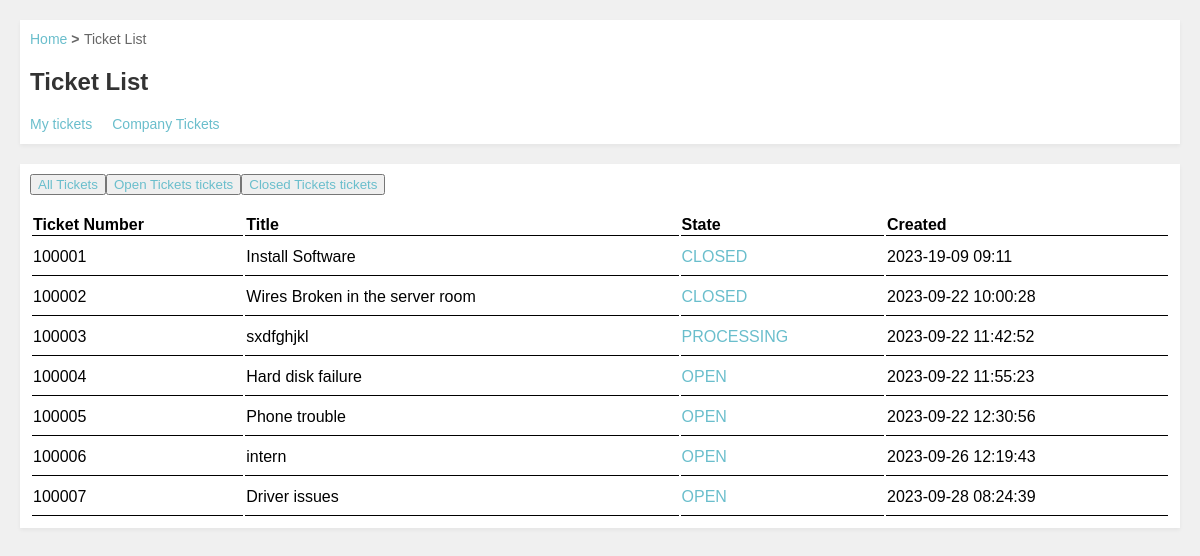
Page /CustomerInterface/ticketList.php (signed in) on the committed database.
### tables this page shows
CREATE TABLE `open_tickets` (
  `ticket_num` int(11) NOT NULL AUTO_INCREMENT,
  `customer_userID` int(11) DEFAULT NULL,
  `title` varchar(45) DEFAULT NULL,
  `message` varchar(45) DEFAULT NULL,
  `body` text,
  `attachment` varchar(2045) DEFAULT NULL,
  `create_time` varchar(45) DEFAULT NULL,
  `valid` int(11) DEFAULT NULL,
  PRIMARY KEY (`ticket_num`),
  KEY `FK_opentickets_user_idx` (`customer_userID`),
  CONSTRAINT `FK_opentickets_user` FOREIGN KEY (`customer_userID`) REFERENCES `customeruser` (`customer_userid`)
);

CREATE TABLE `tickets` (
  `id` int(11) NOT NULL AUTO_INCREMENT,
  `ticket_num` int(11) NOT NULL,
  `agentID` int(11) NOT NULL,
  `responsible` int(11) DEFAULT NULL,
  `owner` int(11) DEFAULT NULL,
  `queueID` int(11) NOT NULL,
  `serviceID` int(11) NOT NULL,
  `priority` enum('HIGH','MIDDLE','LOW') NOT NULL,
  `create_time` datetime NOT NULL,
  `state` enum('OPEN','PENDING','PROCESSING','CLOSED') NOT NULL,
  `valid` int(11) NOT NULL,
  PRIMARY KEY (`id`),
  KEY `fk_ticket_num_opentk_idx` (`ticket_num`),
  KEY `fk_queue_ticket_idx` (`queueID`),
  KEY `fk_sevice_tick_idx` (`serviceID`),
  KEY `FK_owner_ticket_idx` (`owner`),
  CONSTRAINT `FK_owner_ticket` FOREIGN KEY (`owner`) REFERENCES `agent` (`agentid`),
  CONSTRAINT `fk_queue_ticket` FOREIGN KEY (`queueID`) REFERENCES `queue` (`queueid`),
  CONSTRAINT `fk_sevice_tick` FOREIGN KEY (`serviceID`) REFERENCES `service` (`serviceid`),
  CONSTRAINT `fk_ticket_num_opentk` FOREIGN KEY (`ticket_num`) REFERENCES `open_tickets` (`ticket_num`)
);

### CustomerInterface/DatabaseConfig.php (called while the page is built, shortened)
<?php
    class dbconnect{
        public $conn;
        public function __construct(){
            $this->host = "localhost";
            $this->user = "root";
            $this->password = '+256794172442';
            $this->port = 3306;
            $this->db = "musthelpdesk_db";
            try{
                $this->conn = new PDO("mysql:host=$this->host;port=$this->port;dbname=$this->db", $this->user, $this->password);
                $this->conn->setAttribute(PDO::ATTR_ERRMODE, PDO::ERRMODE_EXCEPTION);
            }catch (PDOException $e){
                echo "Something Went wrong \n" . $e->getMessage();
            }
        }
        function getData($query){
            try{
                $statement = $this->conn->prepare($query);
                $statement->execute();
                $statement->setFetchMode(PDO::FETCH_ASSOC);
                return $statement->fetchAll();
            }catch (PDOException $e){
                echo $e->getMessage();
            }
        }
        function CloseConnection(): void{
            $this->conn = null;
        }
    }
?>

### CustomerInterface/ticketList.php (called while the page is built, shortened)
<?php
    require_once('./functions.php');
    include("./html/ticketList.html");
?>

### CustomerInterface/functions.php (the view, shortened to what this page needs)
<?php
require_once('./DatabaseConfig.php');
function allTickets()
{
    $db = new dbconnect();
    $results = $db->getData("SELECT * FROM open_tickets WHERE customer_userID='" . (int)$_SESSION["id"] . "'");
    foreach ($results as $row) {
        $ticketNumber = $row["ticket_num"];
        $title = $row["title"];
        $created = $row["create_time"];
        if ((int)$row['valid'] == 1) {
            $state = 'OPEN';
        } else {
            $subQ = $db->getData("SELECT state FROM tickets WHERE ticket_num = $ticketNumber")[0];
            $state = $subQ["state"];
        }
        echo "
      <tr height='38'>
        <td>$ticketNumber</td>
        <td>$title</td>
        <td><a href='./showTicket.php?link=$ticketNumber'>$state</a></td>
        <td>$created</td>
      </tr>
    ";
    }
}
?>

### rows in the picture
open_tickets: ticket_num "100001", title "Install Software", tickets.state "CLOSED", create_time "2023-19-09 09:11"
open_tickets: ticket_num "100002", title "Wires Broken in the server room", tickets.state "CLOSED", create_time "2023-09-22 10:00:28"
open_tickets: ticket_num "100003", title "sxdfghjkl", tickets.state "PROCESSING", create_time "2023-09-22 11:42:52"
open_tickets: ticket_num "100004", title "Hard disk failure", valid "OPEN", create_time "2023-09-22 11:55:23"
open_tickets: ticket_num "100005", title "Phone trouble", valid "OPEN", create_time "2023-09-22 12:30:56"
open_tickets: ticket_num "100006", title "intern", valid "OPEN", create_time "2023-09-26 12:19:43"
open_tickets: ticket_num "100007", title "Driver issues", valid "OPEN", create_time "2023-09-28 08:24:39"
